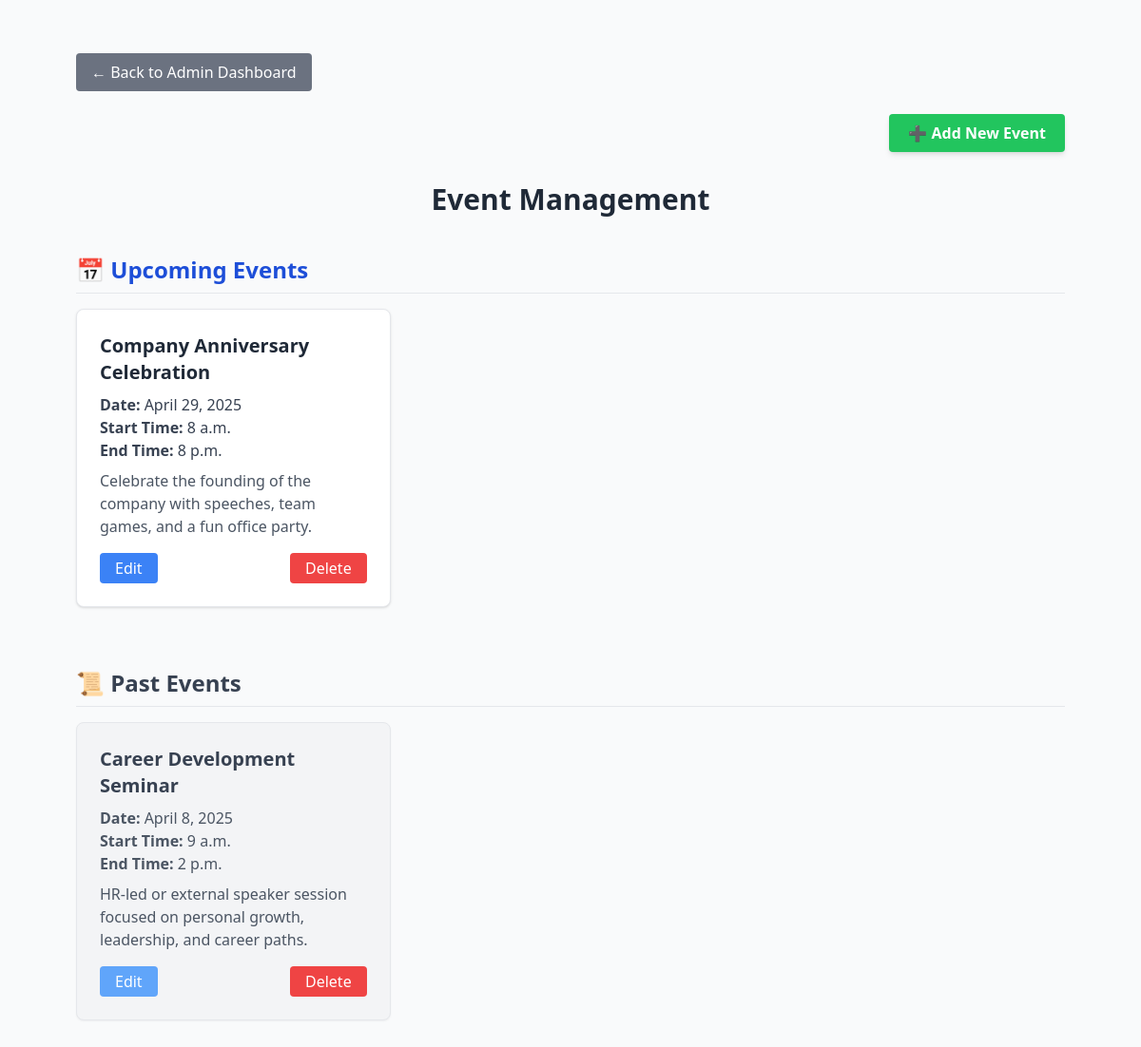
Page /app2/admin/events/ on the committed database.
### app2/models.py (models this page shows, shortened)
class Event(models.Model):
    title = models.CharField(max_length=200)
    description = models.TextField()
    date = models.DateField()
    start_time = models.TimeField(default=datetime.time(9, 0))
    end_time = models.TimeField(default=datetime.time(17, 0))

### app2/views.py (the view)
# urls.py: path('admin/events/', views.events_dashboard, name='admin_event_list'),  # THIS ONE
def events_dashboard(request):
    all_events = Event.objects.all().order_by('date')
    today = now().date()
    upcoming_events = all_events.filter(date__gte=today)
    past_events = all_events.filter(date__lt=today)
    return render(request, 'admin_events.html', {
        'upcoming_events': upcoming_events,
        'past_events': past_events
    })

### app2/templates/admin_events.html
{% extends 'base.html' %}
{% block content %}
<div class="max-w-6xl mx-auto px-4 sm:px-6 lg:px-8 py-6">
  <a href="{% url 'admin_portal' %}"
    class="inline-block mb-6 bg-gray-500 hover:bg-gray-600 text-white font-medium py-2 px-4 rounded">
    ← Back to Admin Dashboard
  </a>
  <div class="mb-8 flex justify-end">
    <a href="{% url 'app2:add_event' %}"
      class="bg-green-500 hover:bg-green-600 text-white font-semibold py-2 px-5 rounded shadow-md">
      ➕ Add New Event
    </a>
  </div>
  <h2 class="text-3xl font-bold mb-10 text-gray-800 text-center">Event Management</h2>
  <section class="mb-16">
    <h3 class="text-2xl font-semibold text-blue-700 mb-4 border-b pb-2">📅 Upcoming Events</h3>
    {% if upcoming_events %}
    <div class="grid grid-cols-1 md:grid-cols-2 lg:grid-cols-3 gap-6">
      {% for event in upcoming_events %}
      <div class="bg-white p-6 rounded-lg shadow hover:shadow-lg transition duration-300 border">
        <h4 class="text-xl font-bold text-gray-800 mb-2">{{ event.title }}</h4>
        <p class="text-gray-700"><strong>Date:</strong> {{ event.date }}</p>
        <p class="text-gray-700"><strong>Start Time:</strong> {{ event.start_time }}</p>
        <p class="text-gray-700"><strong>End Time:</strong> {{ event.end_time }}</p>
        <p class="text-gray-600 mt-2 mb-4">{{ event.description }}</p>
        <div class="flex justify-between">
          <a href="{% url 'app2:edit_event' event.id %}"
            class="bg-blue-500 hover:bg-blue-600 text-white py-1 px-4 rounded">Edit</a>
          <a href="{% url 'app2:delete_event' event.id %}"
            onclick="return confirm('Are you sure you want to delete this event?')"
            class="bg-red-500 hover:bg-red-600 text-white py-1 px-4 rounded">
            Delete
          </a>
        </div>
      </div>
      {% endfor %}
    </div>
    {% else %}
    <p class="text-gray-500 italic">No upcoming events found.</p>
    {% endif %}
  </section>
  <section>
    <h3 class="text-2xl font-semibold text-gray-700 mb-4 border-b pb-2">📜 Past Events</h3>
    {% if past_events %}
    <div class="grid grid-cols-1 md:grid-cols-2 lg:grid-cols-3 gap-6">
      {% for event in past_events %}
      <div class="bg-gray-100 p-6 rounded-lg shadow-sm border border-gray-200">
        <h4 class="text-xl font-bold text-gray-700 mb-2">{{ event.title }}</h4>
        <p class="text-gray-600"><strong>Date:</strong> {{ event.date }}</p>
        <p class="text-gray-600"><strong>Start Time:</strong> {{ event.start_time }}</p>
        <p class="text-gray-600"><strong>End Time:</strong> {{ event.end_time }}</p>
        <p class="text-gray-600 mt-2 mb-4">{{ event.description }}</p>
        <div class="flex justify-between">
          <a href="{% url 'app2:edit_event' event.id %}"
            class="bg-blue-400 hover:bg-blue-500 text-white py-1 px-4 rounded">Edit</a>
          <a href="{% url 'app2:delete_event' event.id %}"
            onclick="return confirm('Are you sure you want to delete this event?')"
            class="bg-red-500 hover:bg-red-600 text-white py-1 px-4 rounded">
            Delete
          </a>
        </div>
      </div>
      {% endfor %}
    </div>
    {% else %}
    <p class="text-gray-500 italic">No past events to show.</p>
    {% endif %}
  </section>
</div>
{% endblock %}

### rows in the picture
Event: title "Company Anniversary Celebration", date "April 29, 2025", start_time "8 a.m.", end_time "8 p.m.", description "Celebrate the founding of the company with speeches, team games, and a fun office party."
Event: title "Career Development Seminar", date "April 8, 2025", start_time "9 a.m.", end_time "2 p.m.", description "HR-led or external speaker session focused on personal growth, leadership, and career paths."
